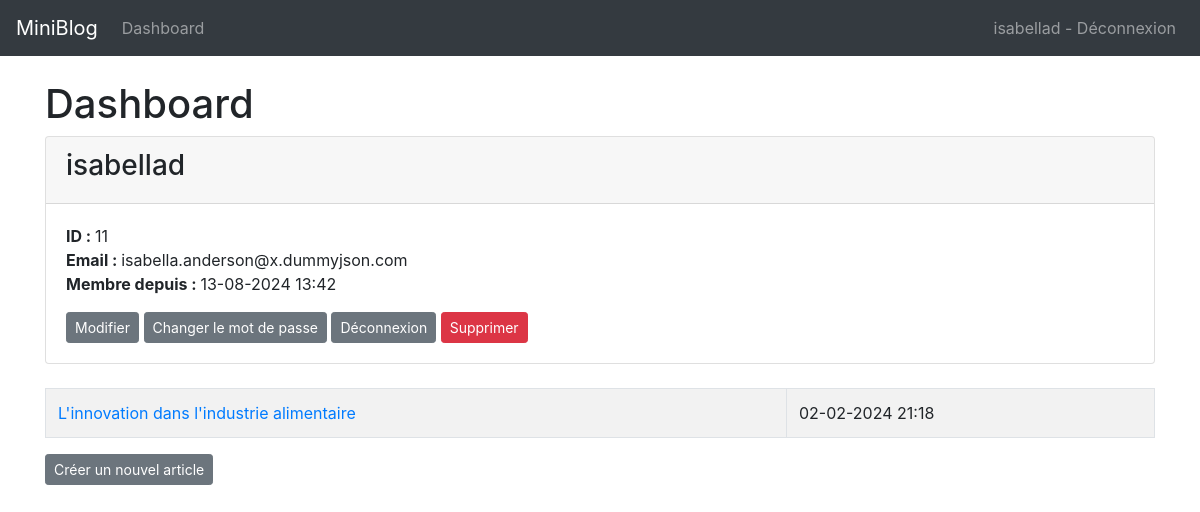
/dashboard (signed in), run on an earlier commit of the app's database.
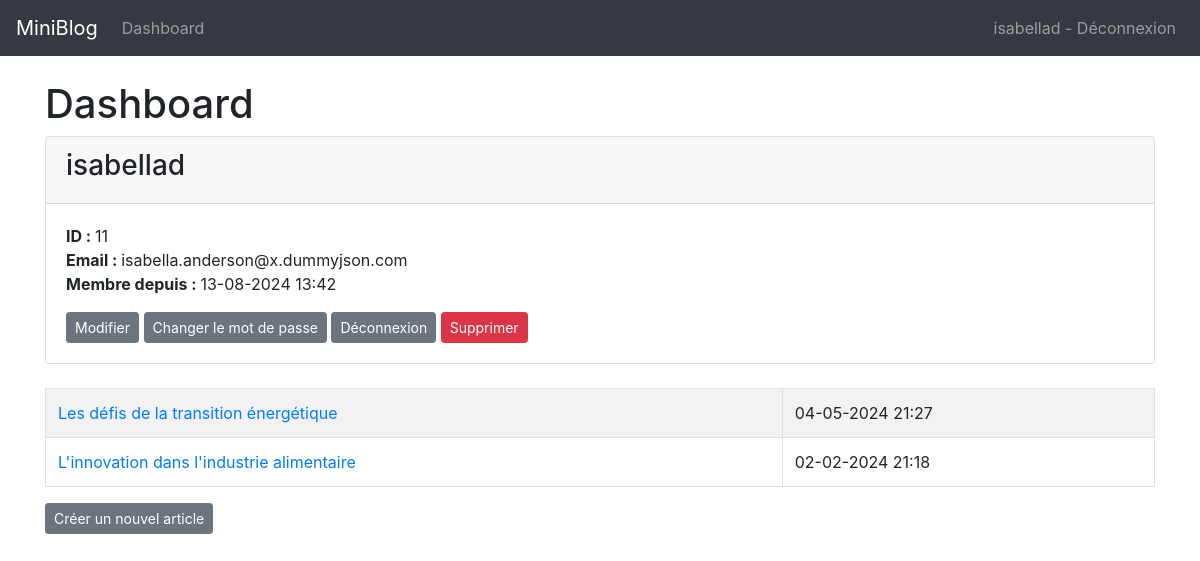
And on a later commit of the database.
### app/models.py (models this page shows, shortened)
class Post(db.Model):
    id = db.Column(db.Integer, primary_key=True)
    created = db.Column(db.DateTime, nullable=False, default=datetime.now)
    title = db.Column(db.String(200), nullable=False)
    content = db.Column(db.Text, nullable=False)
    user_id = db.Column(db.Integer, db.ForeignKey('user.id'), nullable=False)
    @property
    def formatted_created(self):
        return self.created.strftime("%d-%m-%Y %H:%M")

### app/users/routes.py (the view)
@bp.route('/dashboard')
@login_required
def dashboard():
    posts = current_user.posts
    return render_template('dashboard.html', posts=posts)

### app/models.py (called while the page is built)
@login_manager.user_loader
def load_user(user_id):
    return User.query.get(int(user_id))

    @property
    def formatted_created(self):
        return self.created.strftime("%d-%m-%Y %H:%M")

### app/templates/dashboard.html (shortened to what this page needs)
{% extends 'base.html' %}
{% block content %}
<h1>{% block title %}Dashboard{% endblock %}</h1>
<div class="card">
    <div class="card-header">
        <h3>{{ current_user.username }}</h3>
    </div>
    <div class="card-body">
        <p class="card-text">
            <strong>ID : </strong>{{ current_user.id }}<br />
            <strong>Email : </strong>{{ current_user.email }}<br />
            <strong>Membre depuis : </strong>{{ current_user.formatted_created }}<br />
        </p>
        <a href="{{ url_for('users.update') }}" class="btn btn-secondary btn-sm">Modifier</a>
        <a href="{{ url_for('users.update_pass') }}" class="btn btn-secondary btn-sm">Changer le mot de passe</a>
        <a href="{{ url_for('users.logout') }}" class="btn btn-secondary btn-sm">Déconnexion</a>
        <form action="{{ url_for('users.delete') }}" method="POST" style="display:inline;">
            <button type="submit" class="btn btn-danger btn-sm">Supprimer</button>
        </form>
    </div>
</div>
<br />
<table class="table table-hover table-bordered table-striped">
    {% for post in posts %}
    <tr>
        <td><a href="{{ url_for('posts.view', post_id=post.id) }}" style="text-decoration: none;">{{ post.title
                }}</a></td>
        <td>{{ post.formatted_created }}</td>
    </tr>
    {% endfor %}
</table>
<a href="{{ url_for('posts.create') }}" class="btn btn-secondary btn-sm">Créer un nouvel article</a>
{% endblock %}

What changed in the data, as far as the page shows it:
now on this page (row edited): Post: title "Les défis de la transition énergétique", formatted_created "04-05-2024 21:27"
